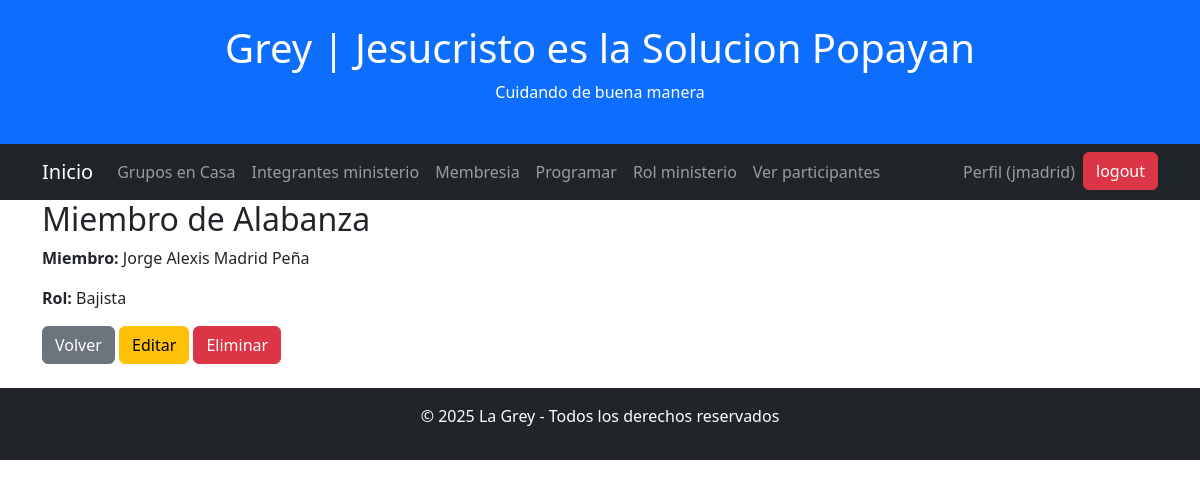
The page /miembros-ministerio/1/ (signed in) on the database its author committed.
### base/models.py (models this page shows, shortened)
class Iglesia(models.Model):
    nombre = models.CharField(max_length=200)
    descripcion = models.TextField(null=True,
                                   blank=True)
    direccion = models.TextField(null=True, blank=True)
    telefono = models.CharField(max_length=50, null=True, blank=True)
    correo = models.CharField(max_length=100, null=True, blank=True)
    pastor = models.CharField(max_length=100, null=True, blank=True)
    activa = models.BooleanField(default=True)
    creado = models.DateTimeField(auto_now_add=True)
    def __str__(self):
        return self.nombre
    class Meta:
        ordering = ['nombre']

class Miembro_ministerio(models.Model):
    id_ministerio = models.ForeignKey(Ministerio, on_delete=models.CASCADE,
                                 null=False,
                                 blank=True)
    id_miembro = models.ForeignKey(Miembro, on_delete=models.CASCADE,
                                 null=False,
                                 blank=True)
    id_rol_ministerio = models.ForeignKey(Rol_ministerio, on_delete=models.CASCADE,
                                 null=False,
                                 blank=True)
    creado = models.DateTimeField(auto_now_add=True)

class Ministerio(models.Model):
    descripcion = models.CharField(max_length=200)
    observacion = models.TextField(null=True,
                                   blank=True)
    creado = models.DateTimeField(auto_now_add=True)
    id_usuario = models.ForeignKey(User, on_delete=models.CASCADE,
                                 null=False,
                                 blank=True)
    class Meta:
        ordering = ['descripcion']

class Miembro(models.Model):
    iglesia = models.ForeignKey(Iglesia, on_delete=models.CASCADE)
    nombre = models.CharField(max_length=100)
    apellido = models.CharField(max_length=100)
    identificacion = models.CharField(max_length=100)
    celular = models.CharField(null=True, max_length=12)
    correo = models.CharField(null=True, max_length=100)
    telefono = models.CharField(max_length=15, blank=True, null=True)
    fecha_nacimiento = models.DateField(blank=True, null=True)
    activo = models.BooleanField(default=True)
    observacion = models.TextField(null=True,
                                       blank=True)
    observacion = models.TextField(null=True,
                                       blank=True)
    creado = models.DateTimeField(auto_now_add=True)
    class Meta:
        ordering = ['nombre']

class Rol_ministerio(models.Model):
    id_ministerio = models.ForeignKey(Ministerio, on_delete=models.CASCADE,
                                 null=False,
                                 blank=True, related_name="roles_disponibles")
    descripcion = models.CharField(max_length=200)

### base/views.py (the view)
# urls.py: path('miembros-ministerio/<int:pk>/', MiembroMinisterioDetailView.as_view(), name='miembro-ministerio-detail'),
class MiembroMinisterioDetailView(LoginRequiredMixin, DetailView):
    model = Miembro_ministerio
    template_name = 'miembros_ministerio/miembro_ministerio.html'
    context_object_name = 'miembro_ministerio'
    def get_queryset(self):
        ministerios_usuario = Ministerio.objects.filter(id_usuario=self.request.user)
        return Miembro_ministerio.objects.filter(id_ministerio__in=ministerios_usuario)
    def get_context_data(self, **kwargs):
        context = super().get_context_data(**kwargs)
        usuario_iglesia = get_object_or_404(Usuario_iglesia, id_usuario=self.request.user)
        iglesia = usuario_iglesia.id_iglesia
        context['iglesia'] = iglesia
        context['usuario_iglesia'] = usuario_iglesia
        return context

### base/templates/miembros_ministerio/miembro_ministerio.html
{% extends 'principal.html' %}
{% block content %}
<h2> Miembro de {{ miembro_ministerio.id_ministerio.descripcion }}</h2>
<p><strong>Miembro:</strong> {{ miembro_ministerio.id_miembro.nombre }} {{ miembro_ministerio.id_miembro.apellido }}</p>
<p><strong>Rol:</strong> {{ miembro_ministerio.id_rol_ministerio.descripcion }}</p>
<a href="{% url 'miembro-ministerio-list' %}" class="btn btn-secondary">Volver</a>
<a href="{% url 'miembro-ministerio-update' miembro_ministerio.pk %}" class="btn btn-warning">Editar</a>
<a href="{% url 'miembro-ministerio-delete' miembro_ministerio.pk %}" class="btn btn-danger">Eliminar</a>
{% endblock content %}

### base/templates/principal.html (shortened to what this page needs)
<!DOCTYPE html>
<html lang="es">
<head>
 <link rel="stylesheet" href="https://cdn.jsdelivr.net/npm/flatpickr/dist/flatpickr.min.css">
    <link href="https://cdn.jsdelivr.net/npm/select2@4.0.13/dist/css/select2.min.css" rel="stylesheet" />
    <link rel="stylesheet" href="https://cdn.jsdelivr.net/npm/bootstrap@5.3.0/dist/css/bootstrap.min.css">
<link rel="stylesheet" href="https://unpkg.com/leaflet@1.9.4/dist/leaflet.css" />
</head>
<body>
    <header class="bg-primary text-white text-center py-4">
        <h1>Grey | {{iglesia}}</h1>
        <p>Cuidando de buena manera</p>
    </header>
    <nav class="navbar navbar-expand-lg navbar-dark bg-dark">
        <div class="container">
            <a class="navbar-brand" href="{% url 'menu_principal' %}">Inicio</a>
            <div class="collapse navbar-collapse" id="navbarNav">
                <ul class="navbar-nav me-auto">
                    {% if usuario_iglesia.superusuario %}
                    <li class="nav-item" ><a  class="nav-link" href="{% url 'grupo-casa-list' %}">Grupos en Casa</a> </li>
                    <li class="nav-item" ><a class="nav-link" href="{% url 'ministerio-list' %}">Ministerio </a> </li>
                    <li class="nav-item" ><a  class="nav-link" href="{% url 'miembro-list' %}">Membresia </a> </li>
                     <li class="nav-item" ><a  class="nav-link" href="{% url 'servicios' %}">Servicios </a> </li>
                    <li class="nav-item" ><a class="nav-link"  href="{% url 'servicios' %}">Ver proramados </a> </li>
                   <li class="nav-item" >----------- </li>
                   <li class="nav-item" ><a  class="nav-link" href="{% url 'miembro-ministerio-list' %}">Integrantes ministerio</a> </li>
                     <li class="nav-item" ><a  class="nav-link" href="{% url 'servicios' %}">Programar</a> </li>
                     <li class="nav-item" ><a class="nav-link"  href="{% url 'rol_ministerio_list' %}">Rol ministerio</a> </li>
                    <li class="nav-item" > <a class="nav-link"  href="{% url 'participantes_por_servicio' %}" class="btn btn-info">  Ver Participantes</a></li>
                    {% else %}
                    <li class="nav-item" ><a  class="nav-link" href="{% url 'grupo-casa-list' %}">Grupos en Casa</a> </li>
                    <li class="nav-item" ><a  class="nav-link" href="{% url 'miembro-ministerio-list' %}">Integrantes ministerio</a> </li>
                    <li class="nav-item" ><a  class="nav-link" href="{% url 'miembro-list' %}">Membresia</a> </li>
                     <li class="nav-item" ><a  class="nav-link" href="{% url 'servicios' %}">Programar </a> </li>
                     <li class="nav-item" ><a class="nav-link"  href="{% url 'rol_ministerio_list' %}">Rol ministerio</a> </li>
                    <li class="nav-item" > <a class="nav-link"  href="{% url 'participantes_por_servicio' %}" class="btn btn-info">  Ver participantes</a></li>
                    {% endif %}
                </ul>
                <ul class="navbar-nav">
                        <li class="nav-item">
                            <a class="nav-link" href="">Perfil ({{ user.username }})</a>
                        </li>
                    {% if request.user.is_authenticated %}
                            <form method="post" action="{% url 'logout' %}">
                                <button  class="btn btn-danger" type="submit">logout</button>
                            </form>
                        {% else %}
                             <a href="{% url 'login' %}">Ingresar </a>
                        {% endif %}
                </ul>
            </div>
        </div>
    </nav>
    <div class="container">
        {% block content %}
        {% endblock content %}
    </div>
    <footer class="bg-dark text-white text-center py-3 mt-4">
        <p>&copy; 2025 La Grey - Todos los derechos reservados</p>
    </footer>
</body>
</html>

### rows shown on the page
Iglesia: nombre "Jesucristo es la Solucion Popayan"
Miembro_ministerio: id_ministerio.descripcion "Alabanza", id_miembro.nombre "Jorge Alexis", id_miembro.apellido "Madrid Peña", id_rol_ministerio.descripcion "Bajista"

### other values the page prints
{{ user.username }} "jmadrid"
